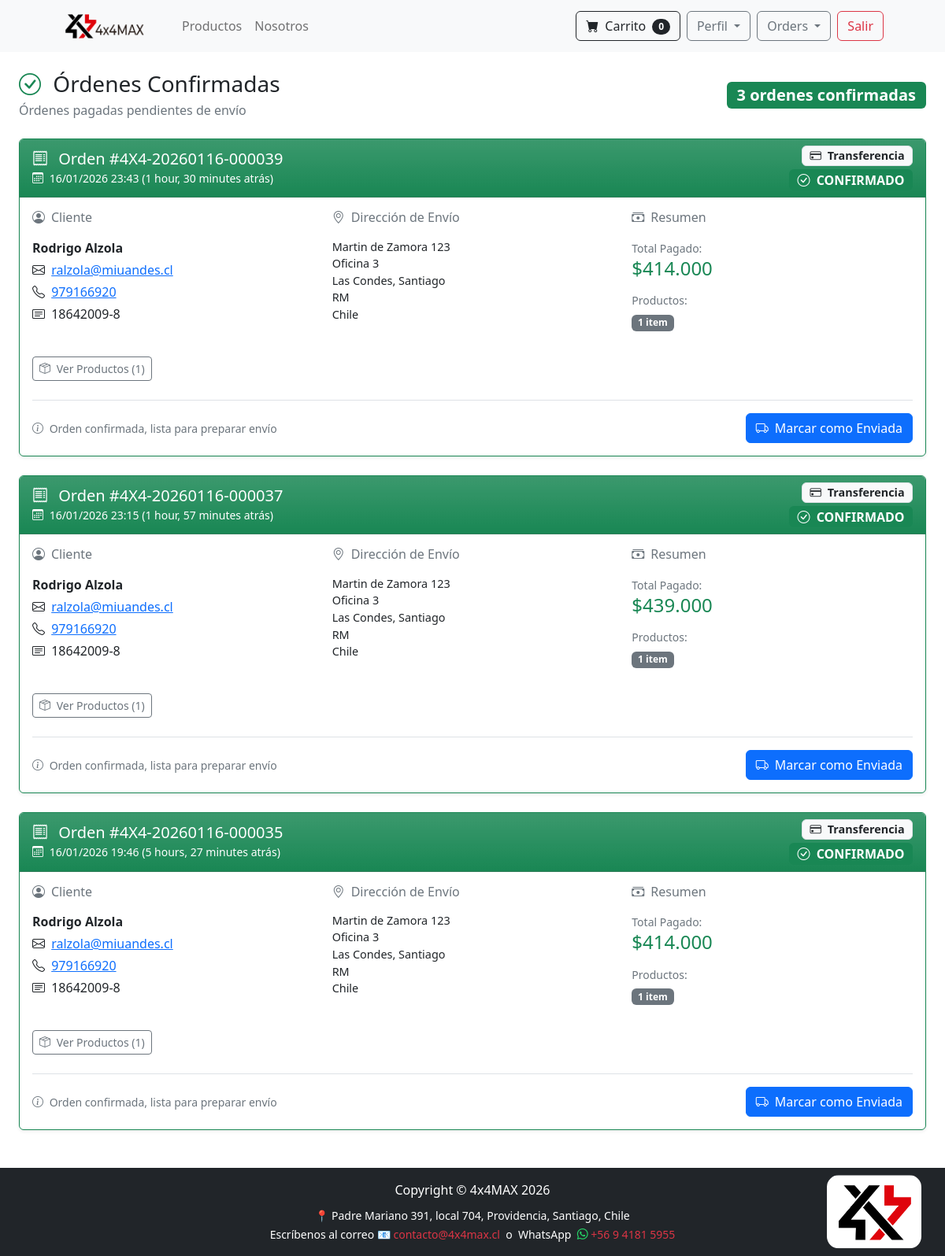
Page /payment/confirmed_orders_dash (signed in) on the committed database.
### payment/models.py (models this page shows, shortened)
class Order(models.Model):
    PAYMENT_METHOD_CHOICES = [
        ('transbank', 'Transbank'),
        ('bank_transfer', 'Transferencia Bancaria'),
    ]
    ORDER_STATUS_CHOICES = [
        ('pending', 'Pendiente'),
        ('paid', 'Pagado'),
        ('shipped', 'Enviado'),
        ('completed', 'Completado'),
        ('cancelled', 'Cancelado'),
    ]
    user = models.ForeignKey(User, on_delete=models.CASCADE, null=True, blank=True)
    full_name = models.CharField(max_length=250)
    email = models.EmailField(max_length=250)
    phone = models.CharField(max_length=20)
    id_number = models.CharField(max_length=10, default='', validators=[validar_rut], help_text='Formato: 12345678-9')
    shipping_address = models.TextField(max_length=15000)
    workshop = models.ForeignKey('workshop.Workshop', on_delete=models.SET_NULL, null=True, blank=True)
    amount_pay = models.DecimalField(max_digits=10, decimal_places=2)
    date_order = models.DateTimeField(auto_now_add=True)
    shipped = models.BooleanField(default=False)
    date_shipped = models.DateTimeField(blank=True, null=True)
    has_international_items = models.BooleanField(default=False)
    buy_order = models.CharField(max_length=50, unique=True, null=True, blank=True, db_index=True)
    payment_method = models.CharField(max_length=20, choices=PAYMENT_METHOD_CHOICES, default='transbank')
    order_status = models.CharField(max_length=20, choices=ORDER_STATUS_CHOICES, default='pending')
    transaction_date = models.DateTimeField(null=True, blank=True)
    authorization_code = models.CharField(max_length=50, null=True, blank=True)
    payment_type_code = models.CharField(max_length=10, null=True, blank=True)  # VD, VN, etc.
    installments_number = models.IntegerField(null=True, blank=True)
    card_number = models.CharField(max_length=20, null=True, blank=True)  # últimos 4 dígitos
    session_id = models.CharField(max_length=100, null=True, blank=True)
    accounting_date = models.CharField(max_length=10, null=True, blank=True)
    transaction_status = models.CharField(max_length=50, null=True, blank=True)
    coupon = models.ForeignKey('Coupon', on_delete=models.SET_NULL, null=True, blank=True)
    coupon_discount = models.DecimalField(max_digits=10, decimal_places=2, default=0)
    amount_before_discount = models.DecimalField(max_digits=10, decimal_places=2, default=0)
    class Meta:
        ordering = ['-date_order']

### payment/views.py (the view, shortened to what this page needs)
# urls.py: path('confirmed_orders_dash', views.confirmed_orders_dash, name='confirmed_orders_dash'),
def confirmed_orders_dash(request):
    if request.user.is_authenticated and request.user.is_superuser:
        orders = Order.objects.filter(
            order_status='paid',
            shipped=False
        ).order_by('-date_order')
        return render(request, "payment/confirmed_orders_dash.html", {'orders': orders})
    else:
        messages.error(request, "⛔ Acceso Denegado.")
        return redirect('home')

### cart/cart.py (called while the page is built)
    def __len__(self):
        return len(self.cart)

### cart/context_processor.py (called while the page is built)
def cart(request):
    return {'cart': Cart(request)}

### payment/models.py (called while the page is built)
    def get_total(self):
        return self.price * self.quantity

### store/templatetags/custom_filters.py (called while the page is built)
@register.filter
def currency_format(value):
    try:
        value = float(value)
        value = int(value)
        return f"{value:,}".replace(',', '.')
    except (ValueError, TypeError):
        return value

### payment/templates/payment/confirmed_orders_dash.html (shortened to what this page needs)
{% extends 'base.html' %}
{% load custom_filters %}
{% block content %}
<div class="container-fluid px-4 py-4">
    <div class="d-flex justify-content-between align-items-center mb-4">
        <div>
            <h1 class="h3 mb-1">
                <i class="bi bi-check-circle text-success me-2"></i>
                Órdenes Confirmadas
            </h1>
            <p class="text-muted mb-0">Órdenes pagadas pendientes de envío</p>
        </div>
        <div>
            <span class="badge bg-success fs-5">
                {{ orders.count }} orden{{ orders.count|pluralize:"es" }} confirmada{{ orders.count|pluralize:"s" }}
            </span>
        </div>
    </div>
    {% if orders %}
        <div class="row">
            {% for order in orders %}
            <div class="col-12 mb-4">
                <div class="card shadow-sm border-success">
                    <div class="card-header bg-success bg-gradient text-white d-flex justify-content-between align-items-center">
                        <div>
                            <h5 class="mb-0">
                                <i class="bi bi-receipt me-2"></i>
                                Orden #{{ order.buy_order }}
                            </h5>
                            <small>
                                <i class="bi bi-calendar3 me-1"></i>
                                {{ order.date_order|date:"d/m/Y H:i" }}
                                ({{ order.date_order|timesince }} atrás)
                            </small>
                        </div>
                        <div class="text-end">
                            <div class="badge bg-light text-dark border mb-1" style="font-size: 0.9em;">
                                <i class="bi bi-credit-card me-1"></i>
                                {% if order.payment_method == 'transbank' %}
                                    Transbank
                                {% elif order.payment_method == 'bank_transfer' %}
                                    Transferencia
                                {% else %}
                                    Pagado
                                {% endif %}
                            </div>
                            <div>
                                <span class="badge bg-success fs-6">
                                    <i class="bi bi-check-circle me-1"></i>
                                    CONFIRMADO
                                </span>
                            </div>
                        </div>
                    </div>
                    <div class="card-body">
                        <div class="row">
                            <div class="col-md-4 mb-3">
                                <h6 class="text-muted mb-3">
                                    <i class="bi bi-person-circle me-2"></i>Cliente
                                </h6>
                                <p class="mb-1"><strong>{{ order.full_name }}</strong></p>
                                <p class="mb-1">
                                    <i class="bi bi-envelope me-1"></i>
                                    <a href="mailto:{{ order.email }}">{{ order.email }}</a>
                                </p>
                                <p class="mb-1">
                                    <i class="bi bi-telephone me-1"></i>
                                    <a href="tel:{{ order.phone }}">{{ order.phone }}</a>
                                </p>
                                <p class="mb-0">
                                    <i class="bi bi-card-text me-1"></i>
                                    {{ order.id_number }}
                                </p>
                            </div>
                            <div class="col-md-4 mb-3">
                                <h6 class="text-muted mb-3">
                                    <i class="bi bi-geo-alt me-2"></i>Dirección de Envío
                                </h6>
                                {% if order.workshop %}
                                    <div class="alert alert-info py-2 mb-2">
                                        <small>
                                            <i class="bi bi-tools me-1"></i>
                                            <strong>Taller:</strong> {{ order.workshop.name }}
                                        </small>
                                    </div>
                                    <p class="mb-0" style="font-size: 0.9em; white-space: pre-line;">{{ order.workshop.address1 }}
{{ order.workshop.commune }}, {{ order.workshop.city }}
Tel: {{ order.workshop.phone }}</p>
                                {% else %}
                                    <p class="mb-0" style="font-size: 0.9em; white-space: pre-line;">{{ order.shipping_address }}</p>
                                {% endif %}
                            </div>
                            <div class="col-md-4 mb-3">
                                <h6 class="text-muted mb-3">
                                    <i class="bi bi-cash-stack me-2"></i>Resumen
                                </h6>
                                <div class="mb-3">
                                    <small class="text-muted">Total Pagado:</small>
                                    <h4 class="mb-0 text-success">
                                        ${{ order.amount_pay|currency_format }}
                                    </h4>
                                </div>
                                <div>
                                    <small class="text-muted d-block mb-1">Productos:</small>
                                    <span class="badge bg-secondary">
                                        {{ order.orderitem_set.count }} item{{ order.orderitem_set.count|pluralize:"s" }}
                                    </span>
                                </div>
                            </div>
                        </div>
                        <div class="mt-3">
                            <button class="btn btn-sm btn-outline-secondary" type="button" data-bs-toggle="collapse" data-bs-target="#products{{ order.id }}">
                                <i class="bi bi-box-seam me-1"></i>
                                Ver Productos ({{ order.orderitem_set.count }})
                            </button>
                        </div>
                        <div class="mt-4 pt-3 border-top d-flex justify-content-between align-items-center">
                            <div>
                                <small class="text-muted">
                                    <i class="bi bi-info-circle me-1"></i>
                                    Orden confirmada, lista para preparar envío
                                </small>
                            </div>
                            <div>
                                <button type="button"
                                        class="btn btn-primary"
                                        data-bs-toggle="modal"
                                        data-bs-target="#shippedModal{{ order.id }}">
                                    <i class="bi bi-truck me-1"></i>
                                    Marcar como Enviada
                                </button>
                            </div>
                        </div>
                    </div>
                </div>
            </div>
            {% endfor %}
        </div>
    {% endif %}
</div>
{% endblock %}

### store/templates/base.html (style rules this page uses)
html, body { height: 100%; margin: 0; }

### payment/templates/payment/confirmed_orders_dash.html (style rules this page uses)
.card { transition: transform 0.2s; }

### rows in the picture
Order: buy_order "4X4-20260116-000039", date_order "16/01/2026 23:43", date_order "1 hour, 30 minutes", payment_method "Transferencia", full_name "Rodrigo Alzola", email "ralzola@miuandes.cl", phone "979166920", id_number "18642009-8", shipping_address "Martin de Zamora 123 Oficina 3 Las Condes, Santiago RM Chile", amount_pay "414.000", orderitem_set.count "1"
Order: buy_order "4X4-20260116-000037", date_order "16/01/2026 23:15", date_order "1 hour, 57 minutes", payment_method "Transferencia", full_name "Rodrigo Alzola", email "ralzola@miuandes.cl", phone "979166920", id_number "18642009-8", shipping_address "Martin de Zamora 123 Oficina 3 Las Condes, Santiago RM Chile", amount_pay "439.000", orderitem_set.count "1"
Order: buy_order "4X4-20260116-000035", date_order "16/01/2026 19:46", date_order "5 hours, 27 minutes", payment_method "Transferencia", full_name "Rodrigo Alzola", email "ralzola@miuandes.cl", phone "979166920", id_number "18642009-8", shipping_address "Martin de Zamora 123 Oficina 3 Las Condes, Santiago RM Chile", amount_pay "414.000", orderitem_set.count "1"

### other values in the picture
{{ cart|length }} "0"
{{ orders.count }} "3"
